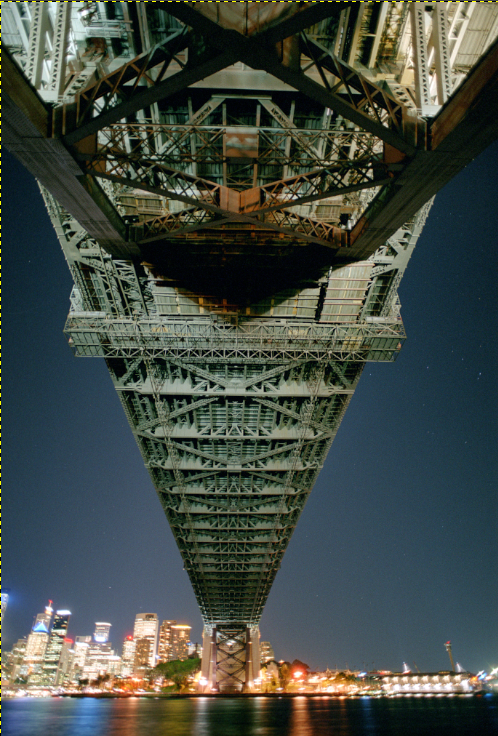
%> input picture bridge.png, 498 x 736 px
$ octave Greyscalecode.m   (GNU Octave 9; MATLAB toolbox functions it lacks are replaced by stand-ins)
%> lines starting %> are read from the running program, lines starting %| are printed output that depends on the picture; in (x1, y1, x2, y2) boxes, pixels count from 0 and x2, y2 are one past the last pixel; in counts of white or black regions, pixels touching at a corner belong together; the program's own positions count from 1
close all
clear all
clc
%reading and converting the image
inImage=imread('bridge.png');
%> inImage is the input picture: size 736x498x3 uint8; mean R, G, B 66.4, 74.6, 68
inImage=rgb2gray(inImage);
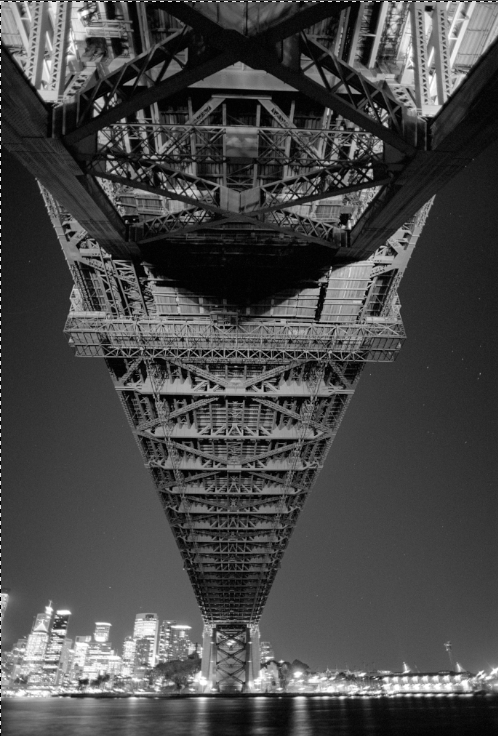
%> inImage: size 736x498 uint8; min 0, max 255, mean 71.4
inImageD=double(inImage);
imwrite(uint8(inImageD), 'original.png');
% decomposing the image using singular value decomposition
[U,S,V]=svd(inImageD);
% Using different number of singular values (diagonal of S) to compress and
% reconstruct the image
dispEr = [];
numSVals = [];
N = 1;
 % store the singular values in a temporary var
 C = S;
 % discard the diagonal values not required for compression
 C(N+1:end,:)=0;
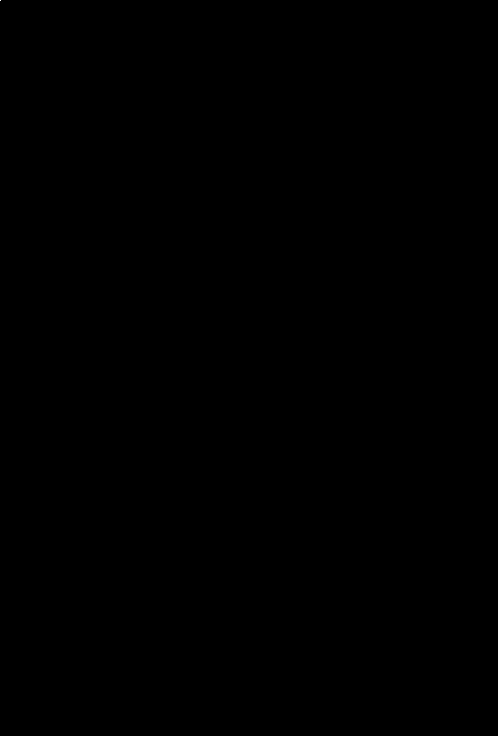
%> C: size 736x498 double; values 0 (black) and 46332.8 (white), 0% white in thin lines or dots, all inside (x1, y1, x2, y2) = (0, 0, 1, 1)
 C(:,N+1:end)=0;
 % Construct an Image using the selected singular values
 D=U*C*V';
 % display and compute error
 figure;
 buffer = sprintf('Image output using %d singular values', N)
 imshow(uint8(D));
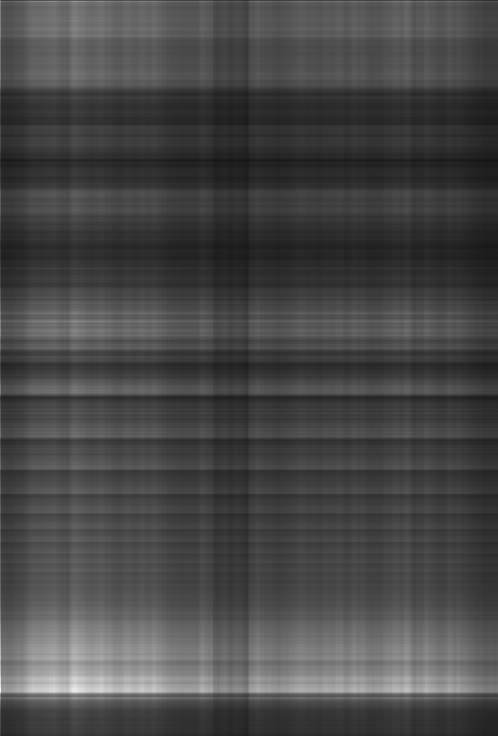
%> displayed picture: size 736x498, on the screen's scale of 0 to 255; min 21, max 244, mean 71.4
 imwrite(uint8(D), sprintf('%dbw.png', N));
 title(buffer);
 error=sum(sum((inImageD-D).^2));
%> error = 650354555.9
 % store vals for display
 dispEr = [dispEr; error];
%> dispEr = 650354555.9
 numSVals = [numSVals; N];

for N=10:10:100
 % store the singular values in a temporary var
 C = S;
 % discard the diagonal values not required for compression
 C(N+1:end,:)=0;
 C(:,N+1:end)=0;
 % Construct an Image using the selected singular values
 D=U*C*V';
 % display and compute error
 figure;
 buffer = sprintf('Image output using %d singular values', N)
 imshow(uint8(D));
 imwrite(uint8(D), sprintf('%dbw.png', N));
 title(buffer);
 error=sum(sum((inImageD-D).^2));
 % store vals for display
 dispEr = [dispEr; error];
 numSVals = [numSVals; N];
end
%> this loop made 10 passes
%> error on passes 4 to 10: 83620453, 66650752.8, 54113519.3, 44559392.9, 36846714.3, 30755053.7, 25805841.2
%> (error, dispEr) on passes 1 to 3: (237720330.7, [650354555.9; 237720330.7]), (152450140.6, [650354555.9; 237720330.7; 152450140.6]), (108622266.3, [650354555.9; 237720330.7; 152450140.6; 108622266.3])
%> pass 1, `imshow(uint8(D));`:
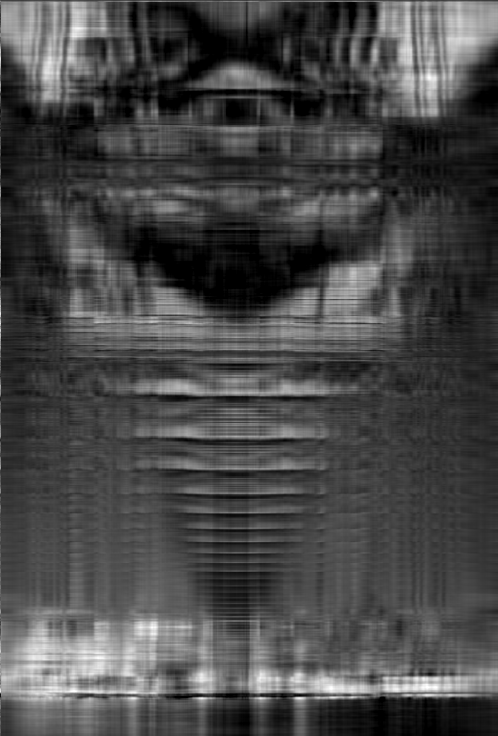
%> displayed picture: size 736x498, on the screen's scale of 0 to 255; min 0, max 255, mean 71.5
%> pass 2, `imshow(uint8(D));`:
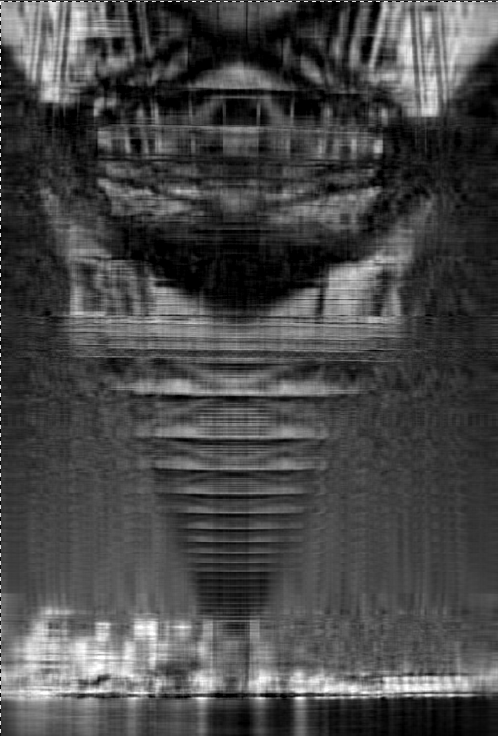
%> displayed picture: size 736x498, on the screen's scale of 0 to 255; min 0, max 255, mean 71.5; mean of the top-left, top-right, bottom-left and bottom-right quarters 61.6, 64.6, 88.4, 71.6
%> after the loop, numSVals = [1; 10; 20; 30; 40; 50; 60; 70; 80; 90; 100]
for N=100:50:300
 % store the singular values in a temporary var
 C = S;
 % discard the diagonal values not required for compression
 C(N+1:end,:)=0;
 C(:,N+1:end)=0;
 % Construct an Image using the selected singular values
 D=U*C*V';
 % display and compute error
 figure;
 buffer = sprintf('Image output using %d singular values', N)
 imshow(uint8(D));
 imwrite(uint8(D), sprintf('%dbw.png', N));
 title(buffer);
 error=sum(sum((inImageD-D).^2));
 % store vals for display
 dispEr = [dispEr; error];
 numSVals = [numSVals; N];
end
%> this loop made 5 passes
%> (error, numSVals) on passes 1 to 3: (25805841.2, [1; 10; 20; 30; 40; 50; 60; 70; 80; 90; 100; 100]), (11397440.2, [1; 10; 20; 30; 40; 50; 60; 70; 80; 90; 100; 100; 150]), (5323307.3, [1; 10; 20; 30; 40; 50; 60; 70; 80; 90; 100; 100; 150; 200])
%> error on passes 4 to 5: 2476382.4, 1122661.3
% dislay the error graph
figure;
title('Error in compression');
plot(numSVals, dispEr);
grid on
title("Error in Compression");
xlabel('Number of Singular Values used');
ylabel('Error between compress and original image');
R=1:450;
%> (the run ends here)
